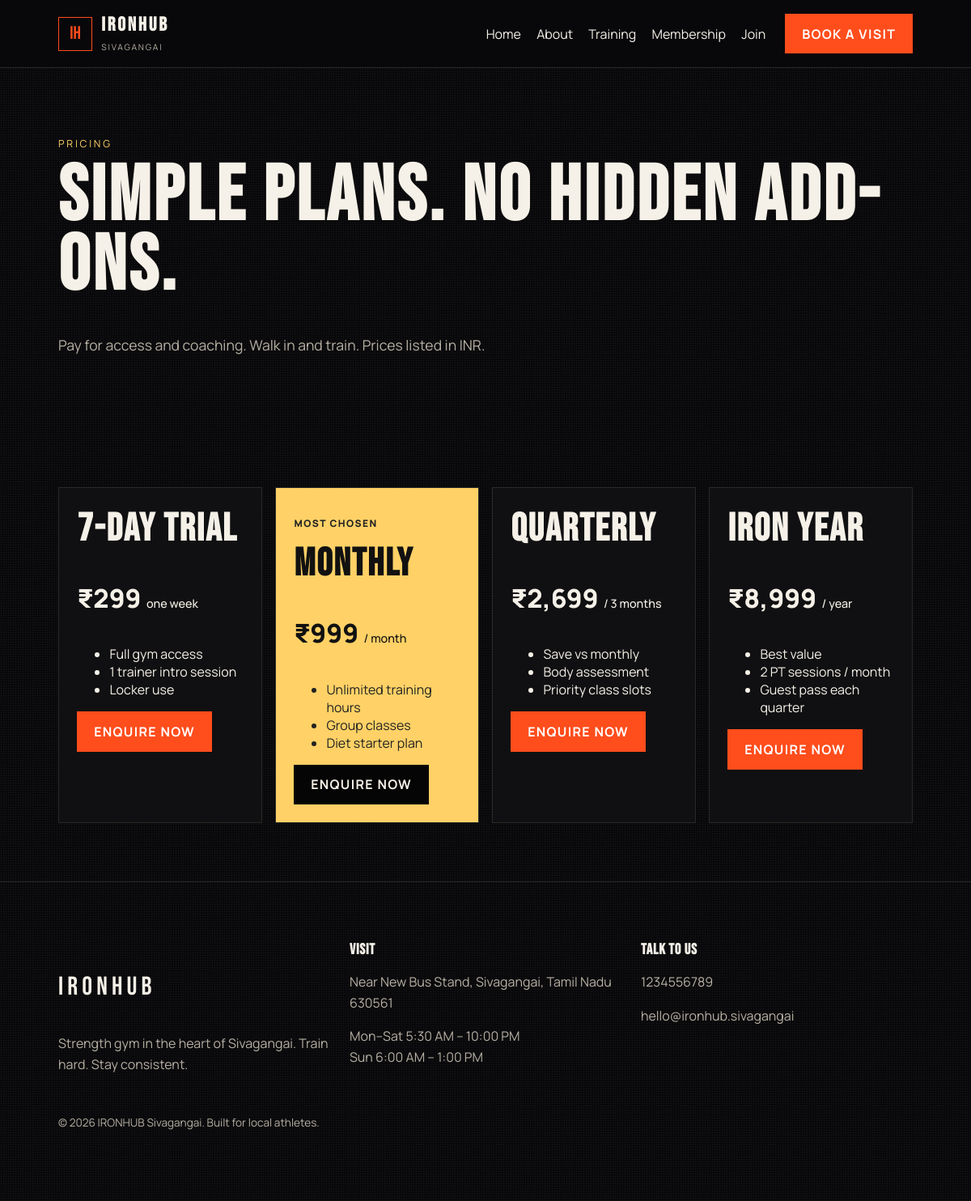
The app's page /membership with its own data.
### tables this page shows
CREATE TABLE site_settings (
            key TEXT PRIMARY KEY,
            value TEXT NOT NULL
        );

### app.py (the view)
@app.route("/membership")
def membership():
    return render_template("membership.html")

### app.py (called while the page is built)
def get_db():
    if "db" not in g:
        g.db = sqlite3.connect(DB_PATH)
        g.db.row_factory = sqlite3.Row
    return g.db

def get_settings():
    if "settings" not in g:
        rows = get_db().execute("SELECT key, value FROM site_settings").fetchall()
        data = dict(DEFAULT_SETTINGS)
        data.update({row["key"]: row["value"] for row in rows})
        g.settings = data
    return g.settings

def get_plans():
    settings = get_settings()
    prices = {
        "trial": settings["plan_trial_price"],
        "monthly": settings["plan_monthly_price"],
        "quarterly": settings["plan_quarterly_price"],
        "yearly": settings["plan_yearly_price"],
    }
    plans = []
    for plan in PLANS:
        item = dict(plan)
        item["price"] = prices.get(plan["id"], plan["price"])
        plans.append(item)
    return plans

def phone_to_tel(phone):
    digits = "".join(ch for ch in phone if ch.isdigit())
    if not digits:
        return "#"
    if digits.startswith("91"):
        return f"+{digits}"
    if len(digits) == 10:
        return f"+91{digits}"
    return f"+{digits}"

@app.context_processor
def inject_globals():
    settings = get_settings()
    return {
        "gym_name": "IRONHUB",
        "gym_city": "Sivagangai",
        "gym_phone": settings["gym_phone"],
        "gym_email": settings["gym_email"],
        "gym_address": settings["gym_address"],
        "hours_week": settings["hours_week"],
        "hours_sunday": settings["hours_sunday"],
        "tagline": settings["tagline"],
        "gym_tel": phone_to_tel(settings["gym_phone"]),
        "plans": get_plans(),
        "year": datetime.now().year,
        "csrf_token": csrf_token,
        "admin_user": session.get("admin_user"),
    }

### templates/membership.html (shortened to what this page needs)
{% extends "base.html" %}
{% block content %}
<section class="page-hero">
  <p class="eyebrow">Pricing</p>
  <h1>Simple plans. No hidden add-ons.</h1>
  <p class="lead">Pay for access and coaching. Walk in and train. Prices listed in INR.</p>
</section>
<section class="section">
  <div class="plan-grid">
    {% for plan in plans %}
    <article class="plan {% if plan.featured %}featured{% endif %}">
      {% if plan.featured %}<p class="badge">Most chosen</p>{% endif %}
      <h2>{{ plan.name }}</h2>
      <p class="price">{{ plan.price }} <span>{{ plan.period }}</span></p>
      <ul>
        {% for point in plan.points %}
        <li>{{ point }}</li>
        {% endfor %}
      </ul>
      <a class="btn {% if plan.featured %}btn-dark{% else %}btn-accent{% endif %}" href="{{ url_for('contact', plan=plan.id) }}">
        Enquire now
      </a>
    </article>
    {% endfor %}
  </div>
</section>
{% endblock %}

### templates/base.html (shortened to what this page needs)
<!DOCTYPE html>
<html lang="en">
  <head>
    <link rel="stylesheet" href="{{ url_for('static', filename='css/style.css') }}" />
  </head>
  <body>
    <div class="noise"></div>
    <header class="site-header">
      <a class="brand" href="{{ url_for('home') }}">
        <span class="brand-mark">IH</span>
        <span>
          <strong>IRONHUB</strong>
          <small>Sivagangai</small>
        </span>
      </a>
      <nav class="site-nav">
        <a href="{{ url_for('home') }}">Home</a>
        <a href="{{ url_for('about') }}">About</a>
        <a href="{{ url_for('training') }}">Training</a>
        <a href="{{ url_for('membership') }}">Membership</a>
        <a href="{{ url_for('contact') }}">Join</a>
      </nav>
      <a class="btn btn-accent header-cta" href="{{ url_for('contact') }}">Book a visit</a>
    </header>
    <main>{% block content %}{% endblock %}</main>
    <footer class="site-footer">
      <div class="footer-grid">
        <div>
          <p class="brand-plain">IRONHUB</p>
          <p>{{ tagline }}</p>
        </div>
        <div>
          <h3>Visit</h3>
          <p>{{ gym_address }}</p>
          <p>{{ hours_week }}<br />{{ hours_sunday }}</p>
        </div>
        <div>
          <h3>Talk to us</h3>
          <p><a href="tel:{{ gym_tel }}">{{ gym_phone }}</a></p>
          <p><a href="mailto:{{ gym_email }}">{{ gym_email }}</a></p>
        </div>
      </div>
      <p class="copyright">© {{ year }} IRONHUB Sivagangai. Built for local athletes.</p>
    </footer>
  </body>
</html>

### static/css/style.css (style rules this page uses)
:root { --bg: #09090b; --bg-2: #121214; --ink: #f6f1e8; --muted: #b7b0a4; --line: #2a2926; --accent: #ff4d1c; --accent-2: #ffd166; --dark: #050505; }
* { box-sizing: border-box; }
html, body { margin: 0; padding: 0; background: var(--bg); color: var(--ink); font-family: Manrope, system-ui, sans-serif; }
body { min-height: 100vh; }
a { color: inherit; text-decoration: none; }
h1, h2, h3 { font-family: "Bebas Neue", Impact, sans-serif; letter-spacing: 0.04em; margin: 0 0 0.4em; }
h1 { font-size: clamp(3rem, 8vw, 6.4rem); line-height: 0.9; }
h2 { font-size: clamp(2rem, 4vw, 3.2rem); }
p { color: var(--muted); line-height: 1.6; }
.noise { pointer-events: none; position: fixed; inset: 0; opacity: 0.07; background-image: radial-gradient(#fff 0.6px, transparent 0.6px); background-size: 3px 3px; z-index: 0; }
.site-header, main, .site-footer { position: relative; z-index: 1; }
.site-header { display: flex; align-items: center; gap: 1.5rem; padding: 1rem 6vw; border-bottom: 1px solid var(--line); position: sticky; top: 0; background: rgba(9, 9, 11, 0.92); backdrop-filter: blur(10px); }
.brand { display: flex; align-items: center; gap: 0.7rem; }
.brand-mark { width: 42px; height: 42px; display: grid; place-items: center; border: 1px solid var(--accent); color: var(--accent); font-family: "Bebas Neue", sans-serif; font-size: 1.4rem; }
.brand strong { display: block; font-family: "Bebas Neue", sans-serif; font-size: 1.5rem; letter-spacing: 0.12em; }
.brand small { color: var(--muted); letter-spacing: 0.18em; text-transform: uppercase; font-size: 0.65rem; }
.site-nav { margin-left: auto; display: flex; gap: 1.2rem; }
.btn { display: inline-flex; align-items: center; justify-content: center; padding: 0.85rem 1.3rem; font-weight: 700; text-transform: uppercase; letter-spacing: 0.08em; border: 0; cursor: pointer; }
.btn-accent { background: var(--accent); color: #fff; }
.btn-dark { background: var(--dark); color: var(--ink); }
.hero, .page-hero, .section, .cta-band, .site-footer, .strip { padding: 4.5rem 6vw; }
.eyebrow { color: var(--accent-2); text-transform: uppercase; letter-spacing: 0.22em; font-size: 0.78rem; }
.lead { max-width: 38rem; font-size: 1.1rem; }
.card-grid, .plan-grid { display: grid; grid-template-columns: repeat(auto-fit, minmax(220px, 1fr)); gap: 1rem; }
.card, .plan, .visit-card, .class-row { border: 1px solid var(--line); padding: 1.4rem; background: #101012; }
.plan.featured { background: var(--accent-2); color: #111; }
.plan.featured p, .plan.featured li { color: #222; }
.price { font-size: 2rem; color: var(--ink); font-weight: 800; }
.plan.featured .price { color: #111; }
.price span { font-size: 0.9rem; font-weight: 500; }
.badge { text-transform: uppercase; letter-spacing: 0.12em; font-size: 0.75rem; font-weight: 800; }
.site-footer { border-top: 1px solid var(--line); }
.footer-grid { display: grid; grid-template-columns: repeat(3, 1fr); gap: 1.5rem; }
.brand-plain { font-family: "Bebas Neue", sans-serif; font-size: 2rem; letter-spacing: 0.16em; color: var(--ink); }
.copyright { margin-top: 2rem; font-size: 0.85rem; }

### records on screen
site_settings: name "7-Day Trial", price "₹299", period "one week", points "Full gym access" "1 trainer intro session" "Locker use"
site_settings: shows "MOST CHOSEN", name "Monthly", price "₹999", period "/ month", points "Unlimited training hours" "Group classes" "Diet starter plan"
site_settings: name "Quarterly", price "₹2,699", period "/ 3 months", points "Save vs monthly" "Body assessment" "Priority class slots"
site_settings: name "Iron Year", price "₹8,999", period "/ year", points "Best value" "2 PT sessions / month" "Guest pass each quarter"
site_settings: value "Strength gym in the heart of Sivagangai. Train hard. Stay consistent."
site_settings: value "Near New Bus Stand, Sivagangai, Tamil Nadu 630561"
site_settings: value "Mon–Sat 5:30 AM – 10:00 PM"
site_settings: value "Sun 6:00 AM – 1:00 PM"
site_settings: value "1234556789"
site_settings: value "hello@ironhub.sivagangai"
